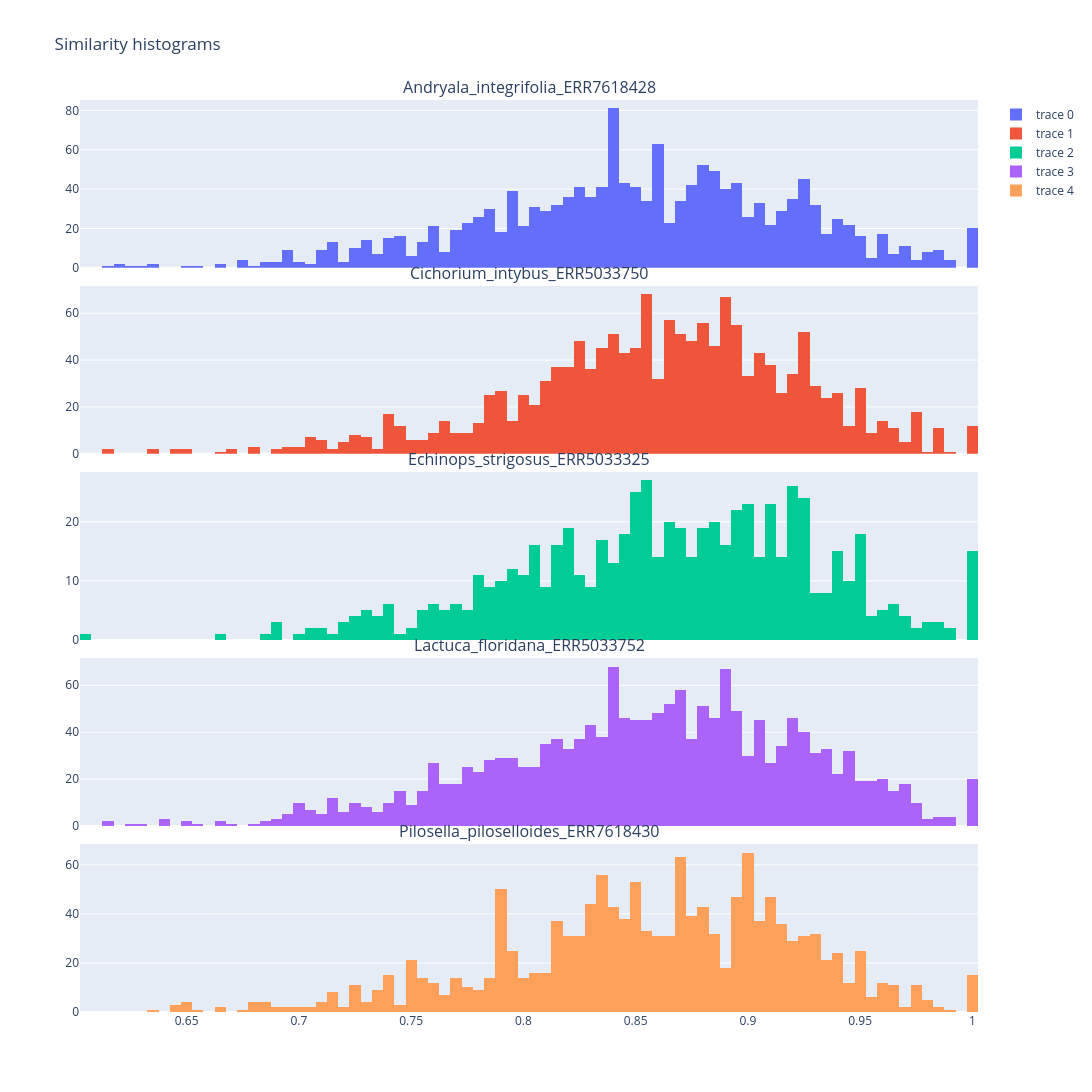

Notebook cell for this chart:
### Code cell
from plotly.subplots import make_subplots
import plotly.graph_objects as go
dfs = [mmseqs_tables_hier[key].filter(pl.col('cov') > 0.1).with_columns(pl.lit(key).alias("acc")).select("idt") for key in mmseqs_tables_hier.keys() ]
total_rows = len(dfs)
total_cols = 1
fig = make_subplots(rows=total_rows, cols=total_cols, shared_xaxes=True, vertical_spacing=0.02,subplot_titles=list(mmseqs_tables_hier.keys()),
                    shared_yaxes=True)

fig.update_layout(height=2000, width=1500, title_text=f"Similarity histograms",
    template="plotly")
for i, df in enumerate(dfs):
    fig.add_trace(go.Histogram(x=df["idt"],nbinsx=100),row=i+1,col=1)
    #fig.add_trace(go.Scatter(x=df["idt"],y=df['cov']))
# new_df = pl.concat(dfs)
# #new_df
# fig = px.histogram(new_df, x="idt", nbins=500,color="acc")
fig.show()

### Figure 1 — Plotly figure (JSON) as saved in the notebook; plotly's stock layout.template omitted (floating-point values rounded to 4 significant figures; data arrays with more than 128 entries replaced by an {"elided": "..."} marker saying what was removed)
{"data": [{"nbinsx": 100, "x": {"elided": "1525 float values"}, "type": "histogram", "xaxis": "x", "yaxis": "y"}, {"nbinsx": 100, "x": {"elided": "1546 float values"}, "type": "histogram", "xaxis": "x2", "yaxis": "y2"}, {"nbinsx": 100, "x": {"elided": "668 float values"}, "type": "histogram", "xaxis": "x3", "yaxis": "y3"}, {"nbinsx": 100, "x": {"elided": "1691 float values"}, "type": "histogram", "xaxis": "x4", "yaxis": "y4"}, {"nbinsx": 100, "x": {"elided": "1400 float values"}, "type": "histogram", "xaxis": "x5", "yaxis": "y5"}], "layout": {"xaxis": {"anchor": "y", "domain": [0.0, 1.0], "matches": "x5", "showticklabels": false}, "yaxis": {"anchor": "x", "domain": [0.816, 1.0]}, "xaxis2": {"anchor": "y2", "domain": [0.0, 1.0], "matches": "x5", "showticklabels": false}, "yaxis2": {"anchor": "x2", "domain": [0.612, 0.796]}, "xaxis3": {"anchor": "y3", "domain": [0.0, 1.0], "matches": "x5", "showticklabels": false}, "yaxis3": {"anchor": "x3", "domain": [0.408, 0.592]}, "xaxis4": {"anchor": "y4", "domain": [0.0, 1.0], "matches": "x5", "showticklabels": false}, "yaxis4": {"anchor": "x4", "domain": [0.204, 0.388]}, "xaxis5": {"anchor": "y5", "domain": [0.0, 1.0]}, "yaxis5": {"anchor": "x5", "domain": [0.0, 0.184]}, "annotations": [{"font": {"size": 16}, "showarrow": false, "text": "Andryala_integrifolia_ERR7618428", "x": 0.5, "xanchor": "center", "xref": "paper", "y": 1.0, "yanchor": "bottom", "yref": "paper"}, {"font": {"size": 16}, "showarrow": false, "text": "Cichorium_intybus_ERR5033750", "x": 0.5, "xanchor": "center", "xref": "paper", "y": 0.796, "yanchor": "bottom", "yref": "paper"}, {"font": {"size": 16}, "showarrow": false, "text": "Echinops_strigosus_ERR5033325", "x": 0.5, "xanchor": "center", "xref": "paper", "y": 0.592, "yanchor": "bottom", "yref": "paper"}, {"font": {"size": 16}, "showarrow": false, "text": "Lactuca_floridana_ERR5033752", "x": 0.5, "xanchor": "center", "xref": "paper", "y": 0.388, "yanchor": "bottom", "yref": "paper"}, {"font": {"size": 16}, "showarrow": false, "text": "Pilosella_piloselloides_ERR7618430", "x": 0.5, "xanchor": "center", "xref": "paper", "y": 0.184, "yanchor": "bottom", "yref": "paper"}], "title": {"text": "Similarity histograms"}, "height": 2000, "width": 1500}}
